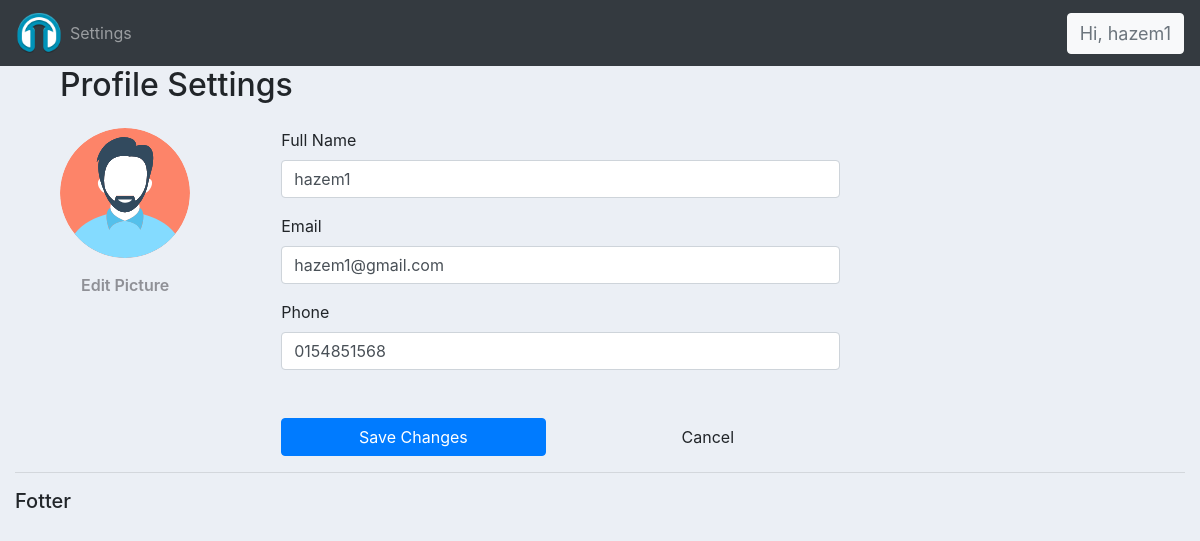
The app's page /user_settings/ (signed in) with its own data.
### accountss/models.py (models this page shows)
class Customer(models.Model):
    user  = models.OneToOneField(User, null=True, blank=True, on_delete=models.CASCADE) #whenever the user is deleted delete that relation to this customer
    name  = models.CharField(max_length=200, null=True)
    phone = models.CharField(max_length=200, null=True)
    email = models.CharField(max_length=200, null=True)
    profile_pic = models.ImageField(upload_to=get_encoded_file_name,default="c188345d-a2ef-4b25-9d8a-ac9137926485-default_profile_pic.svg", null=True, blank=True)
    date_created = models.DateTimeField(auto_now_add=True, null=True)
    def __str__(self):
        return self.name

### accountss/decorators.py (the view)
        def wrapper_func(request, *args, **kwargs):
            group = None
            if request.user.groups.exists():
                group = request.user.groups.all()[0].name
            if group in allowed_roles:
                return view_func(request, *args, **kwargs)
            else:
                return HttpResponse('<h1><p>Not Authorized</p></h1>')

### accountss/forms.py
class CustomerForm(ModelForm):
    class Meta:
        model = Customer
        fields = '__all__'
        exclude = ['user']
        widgets = {
            'name': forms.TextInput(attrs={'class': 'form-control', 'id':'fullName'}),
            'email': forms.TextInput(attrs={'class': 'form-control', 'id':'email'}),
            'phone': forms.TextInput(attrs={'class': 'form-control', 'id':'phone'}),
        }

### accountss/views.py (called while the page is built, shortened)
@login_required(login_url='loginPage')
@allowed_users(allowed_roles=['customers'])
def user_settings(request):
    customer = request.user.customer
    direct = os.getcwd()+'/static/images/profile_pics/'
    if not os.path.isfile(direct + str(customer.profile_pic)) :
        customer.profile_pic = 'c188345d-a2ef-4b25-9d8a-ac9137926485-default_profile_pic.svg'
    form = CustomerForm(instance=customer)
    context = {'form':form}
    return render(request, 'accountss/account_settings.html',context)

### accountss/templates/accountss/account_settings.html (shortened to what this page needs)
{% extends 'accountss/main.html'%}
{% load static %}
{% block content%}
<div class="container-fluid" >
    <div class="col-md-9">
        <div class="container content clear-fix">
        <h2 class="mt-0.5 mb-4">Profile Settings</h2>
        <div class="row" style="height:100%">
            <div class="col-md-3">
                <div href=# class="d-inline"><img alt="Avatar" src="{% if request.user.customer.profile_pic %} {{ request.user.customer.profile_pic.url }}  {% endif %}" width=130px height=130px style="margin:0;border-radius: 50%;"><br>
                    <p class="pl-2 mt-2">
                        <a href="javascript:(function(){
                            $('#id_profile_pic').click();
                            })()" class="btn edit_image" style="color:#8f9096;font-weight:600" >Edit Picture</a>
                    </p>
                </div>
            </div>
            <div class="col-md-9">
                <div class="container">
                    <form name="myform" method="POST" action="" enctype="multipart/form-data">
                        <div class="form-group">
                            <label for=fullName>Full Name</label>
                            {{form.name}}
                        </div>
                        <div class="form-group">
                            <label for=email>Email</label>
                            {{form.email}}
                        </div>
                        <div class="form-group">
                            <label for=phone>Phone</label>
                            {{form.phone}}
                        </div>
                        <div class="row mt-5">
                            <div class="col">
                                <button type="submit" class="btn btn-primary btn-block">Save Changes</button>
                            </div>
                            <div class="col">
                            <a href=" {% url 'user-page' %} " type="button" class="btn btn-default btn-block">Cancel</a>
                            </div>
                        </div>
                    </form>
                </div>
            </div>
        </div>
    </div>
</div>
</div>
{% endblock %}

### accountss/templates/accountss/navbar.html (shortened to what this page needs)
{% load static %}
<nav class="navbar navbar-expand-lg navbar-dark bg-dark ">
  <img class="nav-small-hazem" src="{% static 'images/logo.png' %}">
    <div class="collapse navbar-collapse" id="navbarNavAltMarkup">
      <div class="navbar-nav">
        {% if request.user.is_staff %}
        <a class="nav-item nav-link active" href="{% url 'home' %}">Dashboard</a>
        <a class="nav-item nav-link" href="{% url 'products'%}">Products</a>
        {% else%}
          <li class="nav-item" >
            <a class="nav-link" href="{% url 'account' %}">Settings</a>
          </li>
        {% endif %}
      </div>
    </div>
    <span class="text-muted float-right hz  btn btn-light"  data-toggle="collapse" data-target="#logoutbutton" style="font-size: 18px;">Hi, {{request.user.customer}}  </span>
  </nav>

### static/css/main.css (style rules this page uses)
body { background-color: #ebeff5; }

### static/css/navbar.css (style rules this page uses)
.nav-small-hazem { float: left; padding: 2px 0px; font-size: 19px; line-height: 24px; height: 50px; max-width: 50px; display: table; }

### accountss/templates/accountss/navbar.html (style rules this page uses)
@media (min-width: 992px) { .hz { display: inline; } }

### records on screen
Customer: name "hazem1", email "hazem1@gmail.com", phone "0154851568"

### other values on screen
{{ request.user.customer }} "hazem1"
